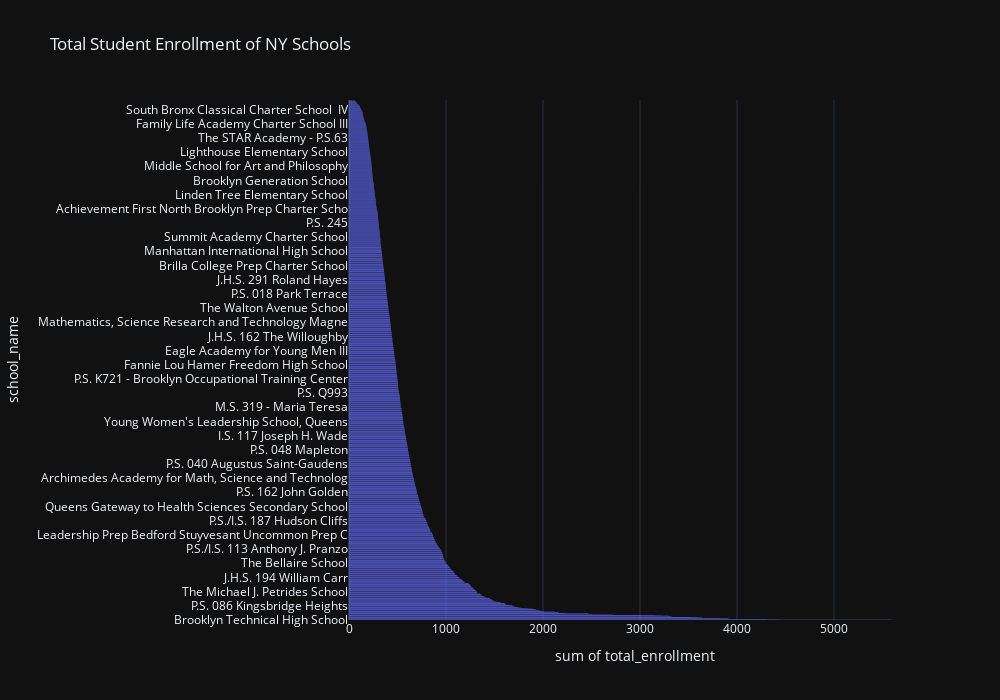

The notebook cell saved with this chart:
### Markdown cell above
### Task 2a: Total Enrollment
**1.** Create a histogram to explore how student enrollment is distributed across schools. You'll need to answer the questions that follow.

### Code cell
# Plot the distribution of total student enrollment
total_enroll_graph = px.histogram(school_demog_df,
                                  y = "school_name",
                                  x = "total_enrollment",
                                  title = "Total Student Enrollment of NY Schools")

total_enroll_graph.update_layout(yaxis_categoryorder = "total descending",
                                 template = "plotly_dark",
                                 height = 700,
                                 width = 1000)

### Figure 1 — Plotly figure (JSON) as saved in the notebook; plotly's stock layout.template omitted (floating-point values rounded to 4 significant figures; data arrays with more than 128 entries replaced by an {"elided": "..."} marker saying what was removed)
{"data": [{"alignmentgroup": "True", "bingroup": "y", "histfunc": "sum", "hovertemplate": "sum of total_enrollment=%{x}<br>school_name=%{y}<extra></extra>", "legendgroup": "", "marker": {"color": "#636efa", "pattern": {"shape": ""}}, "name": "", "offsetgroup": "", "orientation": "h", "showlegend": false, "type": "histogram", "x": {"elided": "1834 float values"}, "xaxis": "x", "y": {"elided": "1834 str values"}, "yaxis": "y"}], "layout": {"barmode": "relative", "height": 700, "legend": {"tracegroupgap": 0}, "title": {"text": "Total Student Enrollment of NY Schools"}, "width": 1000, "xaxis": {"anchor": "y", "autorange": true, "domain": [0, 1], "range": [0, 5886.0], "title": {"text": "sum of total_enrollment"}, "type": "linear"}, "yaxis": {"anchor": "x", "autorange": true, "categoryorder": "total descending", "domain": [0, 1], "range": [-0.5, 1834.0], "title": {"text": "school_name"}, "type": "category"}}}
